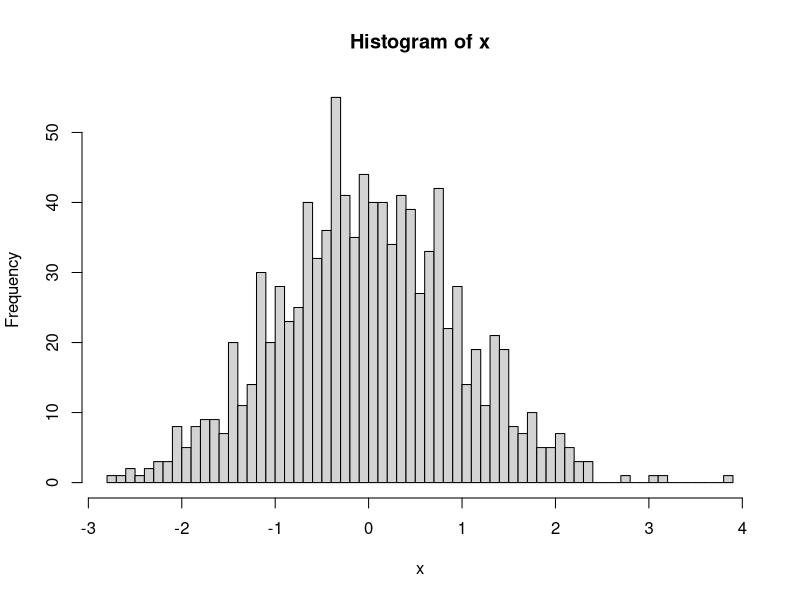

The R source for this figure:

# miscellaneous Day 1
x <- rnorm(1000)
hist(x,breaks=50)
junk <- function(anynum=2) {plot(x,x^anynum)}




add2 <- function(x = 3){
  x + 2
}
